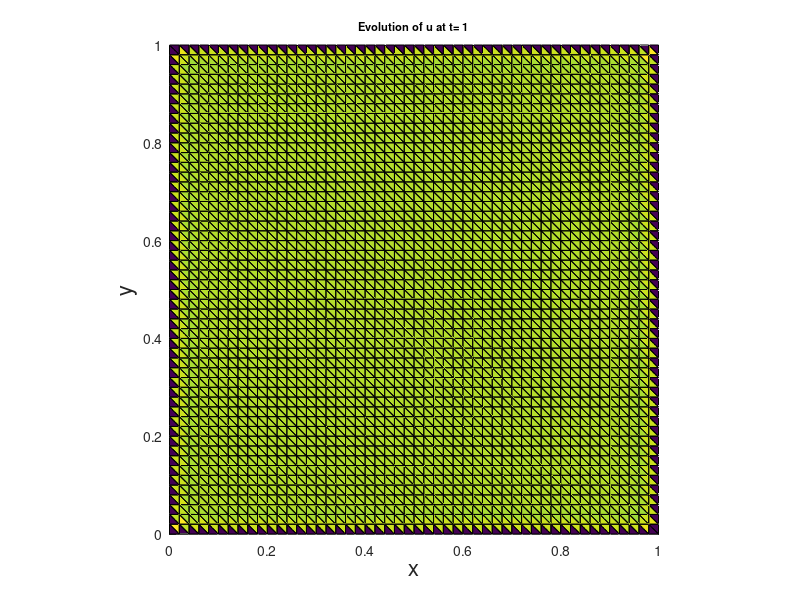

This chart was generated by the following MATLAB code:
%% This script solves schnakenberg reaction kinetics on a fixed square.
% Wakil Sarfaraz   30/11/15
clear all;
tic
xmax = 1;
tm = 1;
dt = 0.01;
M = tm/dt;

du = 0.1;
dv = 4;
d = 0;
a = 0.4;
b = 0.4;
gam = 300;

N = 50; 
X = linspace(0,xmax,N+1);
T = linspace(0, tm,M+1); 
[x, y] = meshgrid(X,X); 
                       
x =x(:);  
y =y(:);  
NNODES = (N+1)^2;



U = zeros(NNODES,1);
V = zeros(NNODES,1);



  
NTRI = 2*N^2;  
LNODES = zeros(NTRI,3); 
for i = 1:N
    for j = 1: N
        LNODES(i+2*(j-1)*N,1) = i+(j-1)*(N+1);
        LNODES(i+2*(j-1)*N,2) = i+j*(N+1); 
        LNODES(i+2*(j-1)*N,3) = (i+1)+(j-1)*(N+1); 
        
        LNODES(i+N+2*(j-1)*N,1) = i+1+j*(N+1); 
        LNODES(i+N+2*(j-1)*N,2) = (i+1)+(j-1)*(N+1);
        LNODES(i+N+2*(j-1)*N,3) = i+j*(N+1);
                                   
    end
end

for i = 1 : NNODES
    if (x(i)==0 || x(i)==xmax || y(i)==0 || y(i)==xmax)
        U(i) = 0;
        V(i) = 0;
    else
    U(i) = a + b + 0.001*exp(-100*(abs(x(i)-0.5)^2+(y(i)-1/3)^2));
    %V(i) = a + b + 0.001*abs(sin(-100*((x(i)-0.5)^2+(y(i)-1/3)^2)));
  
    V(i) = b/(a+b)^2; 
    end
end
ui = [min(U) max(U)]
vi = [min(V) max(V)]
% figure(1)
% title ('Schnakenberg Kinetics with Du=40, Dv=2, gamma=500')
% subplot (2,2,1)
% trisurf(LNODES,x,y,U(:,:))
% xlabel('x')
% ylabel('y')
% view(2)
% %title('Initial pattern of u')
% legend('Initial u')
% shading interp
% axis equal tight
% subplot(2,2,2)
% trisurf(LNODES,x,y,V(:,:))
% xlabel('x')
% ylabel('y')
% view(2)
% %title('Initial pattern of v')
% legend('Initial v')
% shading interp
% axis equal tight



SPSM = sparse(NNODES, NNODES);
SPMM = sparse(NNODES, NNODES);
SPC = sparse(NNODES,NNODES);
SPD =sparse (NNODES,NNODES);

UG = zeros(NNODES,1);
VG = zeros(NNODES,1);

RHSU = zeros(NNODES,1);         
RHSV = zeros(NNODES,1);

for n = 1: NTRI
    r1 = [x(LNODES(n,1)) y(LNODES(n,1))];
    r2 = [x(LNODES(n,2)) y(LNODES(n,2))];
    r3 = [x(LNODES(n,3)) y(LNODES(n,3))];
    J = [r2(1)-r1(1) r2(2)-r1(2); r3(1)-r1(1) r3(2)-r1(2)]; 
    
    StiffL = (1/(2*det(J)))* [(r2-r3)*(r2-r3)' (r2-r3)*(r3-r1)' (r2-r3)*(r1-r2)';...
           (r2-r3)*(r3-r1)' (r3-r1)*(r3-r1)' (r3-r1)*(r1-r2)';...
           (r2-r3)*(r1-r2)' (r3-r1)*(r1-r2)' (r1-r2)*(r1-r2)'];
       
       ksi = [0 1/2]';
       eta = [0 1/2]';
       
       xx = [(1-ksi(1)-eta(1))*r1(1)+ksi(1)*r2(1)+eta(1)*r3(1) (1-ksi(2)-eta(2))*r1(1)+ksi(2)*r2(1)+eta(2)*r3(1)]';
       yy = [(1-ksi(1)-eta(1))*r1(2)+ksi(1)*r2(2)+eta(1)*r3(2) (1-ksi(2)-eta(2))*r1(2)+ksi(2)*r2(2)+eta(2)*r3(2)]';
       
 MassL = det(J)*[1/12 1/24 1/24; 1/24 1/12 1/24; 1/24 1/24 1/12]; 
 

 CL = det(J)/360*[12*U(LNODES(n,1))*V(LNODES(n,1))+3*(U(LNODES(n,1))*V(LNODES(n,2))+U(LNODES(n,2))*V(LNODES(n,1))+...
     U(LNODES(n,1))*V(LNODES(n,3))+U(LNODES(n,3))*V(LNODES(n,1)))+2*(U(LNODES(n,2))*V(LNODES(n,2))+U(LNODES(n,3))*V(LNODES(n,3)))+...
     U(LNODES(n,2))*V(LNODES(n,3))+U(LNODES(n,3))*V(LNODES(n,2)) 3*(U(LNODES(n,1))*V(LNODES(n,1))+U(LNODES(n,2))*V(LNODES(n,2)))+...
     2*(U(LNODES(n,1))*V(LNODES(n,2))+U(LNODES(n,2))*V(LNODES(n,1)))+V(LNODES(n,3))*(U(LNODES(n,1))+U(LNODES(n,2))+U(LNODES(n,3)))+...
     U(LNODES(n,3))*(V(LNODES(n,1))+V(LNODES(n,2))) 3*(U(LNODES(n,1))*V(LNODES(n,1))+U(LNODES(n,3))*V(LNODES(n,3)))+2*...
     (U(LNODES(n,1))*V(LNODES(n,3))+U(LNODES(n,3))*V(LNODES(n,1)))+V(LNODES(n,2))*(U(LNODES(n,1))+U(LNODES(n,2))+U(LNODES(n,3)))+...
     U(LNODES(n,2))*(V(LNODES(n,1))+V(LNODES(n,3))); 3*(U(LNODES(n,1))*V(LNODES(n,1))+U(LNODES(n,2))*V(LNODES(n,2)))+...
     2*(U(LNODES(n,1))*V(LNODES(n,2))+U(LNODES(n,2))*V(LNODES(n,1)))+V(LNODES(n,3))*(U(LNODES(n,1))+U(LNODES(n,2))+U(LNODES(n,3)))+...
     U(LNODES(n,3))*(V(LNODES(n,1))+V(LNODES(n,2))) 12*U(LNODES(n,2))*V(LNODES(n,2))+3*(U(LNODES(n,1))*V(LNODES(n,2))+U(LNODES(n,2))*V(LNODES(n,1))+...
     U(LNODES(n,2))*V(LNODES(n,3))+U(LNODES(n,3))*V(LNODES(n,2)))+2*(U(LNODES(n,1))*V(LNODES(n,1))+U(LNODES(n,3))*V(LNODES(n,3)))+...
     U(LNODES(n,1))*V(LNODES(n,3))+U(LNODES(n,3))*V(LNODES(n,1)) 3*(U(LNODES(n,2))*V(LNODES(n,2))+U(LNODES(n,3))*V(LNODES(n,3)))+...
     2*(U(LNODES(n,2))*V(LNODES(n,3))+U(LNODES(n,3))*V(LNODES(n,2)))+V(LNODES(n,1))*(U(LNODES(n,1))+U(LNODES(n,2))+U(LNODES(n,3)))+...
     U(LNODES(n,1))*(V(LNODES(n,2))+V(LNODES(n,3))); 3*(U(LNODES(n,1))*V(LNODES(n,1))+U(LNODES(n,3))*V(LNODES(n,3)))+2*...
     (U(LNODES(n,1))*V(LNODES(n,3))+U(LNODES(n,3))*V(LNODES(n,1)))+V(LNODES(n,2))*(U(LNODES(n,1))+U(LNODES(n,2))+U(LNODES(n,3)))+...
     U(LNODES(n,2))*(V(LNODES(n,1))+V(LNODES(n,3))) 3*(U(LNODES(n,2))*V(LNODES(n,2))+U(LNODES(n,3))*V(LNODES(n,3)))+...
     2*(U(LNODES(n,2))*V(LNODES(n,3))+U(LNODES(n,3))*V(LNODES(n,2)))+V(LNODES(n,1))*(U(LNODES(n,1))+U(LNODES(n,2))+U(LNODES(n,3)))+...
     U(LNODES(n,1))*(V(LNODES(n,2))+V(LNODES(n,3))) 12*U(LNODES(n,3))*V(LNODES(n,3))+3*(U(LNODES(n,1))*V(LNODES(n,3))+...
     U(LNODES(n,3))*V(LNODES(n,1))+U(LNODES(n,2))*V(LNODES(n,3))+U(LNODES(n,3))*V(LNODES(n,2)))+2*(U(LNODES(n,1))*V(LNODES(n,1))+...
     U(LNODES(n,2))*V(LNODES(n,2)))+U(LNODES(n,1))*V(LNODES(n,2))+U(LNODES(n,2))*V(LNODES(n,1))];
 

DL = det(J)/360*[12*U(LNODES(n,1))^2+6*(U(LNODES(n,1))*U(LNODES(n,2))+U(LNODES(n,1))*U(LNODES(n,3)))+2*(U(LNODES(n,2))^2+...
    U(LNODES(n,3))^2+U(LNODES(n,2))*U(LNODES(n,3))) 4*U(LNODES(n,1))*U(LNODES(n,2))+3*(U(LNODES(n,1))^2+U(LNODES(n,2))^2)+...
    2*(U(LNODES(n,1))*U(LNODES(n,3))+U(LNODES(n,2))*U(LNODES(n,3)))+U(LNODES(n,3))^2 4*U(LNODES(n,1))*U(LNODES(n,3))+...
    3*(U(LNODES(n,1))^2+U(LNODES(n,3))^2)+2*(U(LNODES(n,1))*U(LNODES(n,2))+U(LNODES(n,2))*U(LNODES(n,3)))+...
    U(LNODES(n,2))^2; 4*U(LNODES(n,1))*U(LNODES(n,2))+3*(U(LNODES(n,1))^2+U(LNODES(n,2))^2)+...
    2*(U(LNODES(n,1))*U(LNODES(n,3))+U(LNODES(n,2))*U(LNODES(n,3)))+U(LNODES(n,3))^2 12*U(LNODES(n,2))^2+...
    6*(U(LNODES(n,1))*U(LNODES(n,2))+U(LNODES(n,2))*U(LNODES(n,3)))+2*(U(LNODES(n,1))^2+U(LNODES(n,3))^2+...
    U(LNODES(n,1))*U(LNODES(n,3))) 4*U(LNODES(n,2))*U(LNODES(n,3))+3*(U(LNODES(n,2))^2+U(LNODES(n,3))^2)+...
    2*(U(LNODES(n,1))*U(LNODES(n,2))+U(LNODES(n,1))*U(LNODES(n,3)))+U(LNODES(n,1))^2; 4*U(LNODES(n,1))*U(LNODES(n,3))+...
    3*(U(LNODES(n,1))^2+U(LNODES(n,3))^2)+2*(U(LNODES(n,1))*U(LNODES(n,2))+U(LNODES(n,2))*U(LNODES(n,3)))+...
    U(LNODES(n,2))^2 4*U(LNODES(n,2))*U(LNODES(n,3))+3*(U(LNODES(n,2))^2+U(LNODES(n,3))^2)+...
    2*(U(LNODES(n,1))*U(LNODES(n,2))+U(LNODES(n,1))*U(LNODES(n,3)))+U(LNODES(n,1))^2 12*U(LNODES(n,3))^2+...
    6*(U(LNODES(n,1))*U(LNODES(n,3))+U(LNODES(n,2))*U(LNODES(n,3)))+2*(U(LNODES(n,1))^2+U(LNODES(n,2))^2+...
    U(LNODES(n,1))*U(LNODES(n,2)))];
    
 
 UL = det(J)*[1/6;1/6;1/6];
 VL = det(J)*[1/6;1/6;1/6];
   
   
   
   
       for i = 1 : 3 
           for j = 1:3  
               SPSM(LNODES(n,i),LNODES(n,j)) =SPSM(LNODES(n,i),LNODES(n,j))+ StiffL(i,j);
               SPMM(LNODES(n,i),LNODES(n,j)) =SPMM(LNODES(n,i),LNODES(n,j))+ MassL(i,j);
               SPC(LNODES(n,i),LNODES(n,j)) =  SPC(LNODES(n,i),LNODES(n,j))+ CL(i,j);
               SPD(LNODES(n,i),LNODES(n,j)) =  SPD(LNODES(n,i),LNODES(n,j))+ DL(i,j);
           end
       end
       
       
       for i = 1 : 3
           UG(LNODES(n,i)) = UG(LNODES(n,i))+UL(i);
           VG(LNODES(n,i)) = VG(LNODES(n,i))+VL(i);
       end
           
       
    
       
end


 TMatrixU =  SPMM+0*dt*SPSM+gam*dt*SPMM-gam*dt*SPC;
 TMatrixV =  SPMM+dt*d*SPSM+gam*dt*SPD;

for i = 1: NNODES
    if (x(i)==0  || x(i)==xmax || y(i)==0 || y(i)==xmax )
        RHSU(i) = 0;
        RHSV(i) = 0;
        TMatrixU(i,:) = 0;
        TMatrixV(i,:) = 0;
        SPMM(i,:) = 0;
        SPC(i,:) = 0;
        SPD(i,:) = 0;
        TMatrixU(i,i) = 1;
        TMatrixV(i,i) = 1;

    end

end



for j = 1:M+1

 

    

    RHSU = SPMM*U+a*gam*dt*UG;
    RHSV = SPMM*V+b*gam*dt*VG;
    U = TMatrixU\RHSU;
    V = TMatrixV\RHSV;
    
   % figure(1)
    
%subplot(1,2,1)
trisurf(LNODES,x,y,U(:,:))
%colorbar
%shading interp
xlabel('x','fontsize',16) 
xlim([0 xmax])
ylim([0 xmax])
view(2)
ylabel('y','fontsize',16)
zlabel('u & v','fontsize',16)
title(['Evolution of u at t= ',num2str(T(j))],'fontsize',8)
axis equal tight
% subplot(1,2,2)
% trisurf(LNODES,x,y,V(:,:))
% colorbar
% shading interp
% xlabel('x','fontsize',16) 
% xlim([0 xmax])
% ylim([0 xmax])
% view(2)
% ylabel('y','fontsize',16)
% zlabel('u & v','fontsize',16)
% title(['Evolution of v at t= ',num2str(T(j))],'fontsize',8)
% axis equal tight
%MV(j)=getframe(gcf);
pause(1e-10) 



end


%figure(2)
% subplot(2,2,3)
%  %trisurf(LNODES,x,y,1/max(U)*U(:,:),1/max(V)*V(:,:))
%  trisurf(LNODES,x,y,U(:,:))
% %  %trisurf(LNODES,x,y,1/max(V)*V(:,:))
%  xlim([0 xmax])
%  ylim([0 xmax])
%  xlabel('x')
%  ylabel('y')
%  %zlabel('u and v')
%  view(2)
%  %title ('Pattern formed by u')
%  legend('Evolved pattern of u')
%  shading interp
%  axis equal tight
%  hold on
%  subplot(2,2,4)
%  %trisurf(LNODES,x,y,1/max(U)*U(:,:),1/max(V)*V(:,:))
%  %trisurf(LNODES,x,y,1/max(U)*U(:,:))
%  trisurf(LNODES,x,y,V(:,:))
%  colorbar 
%  xlim([0 xmax])
%  ylim([0 xmax])
%  xlabel('x')
%  ylabel('y')
%  view(2)
 %title ('Pattern formed by v')
%  legend('Evolved pattern of v')
%  shading interp
%  axis equal tight
%movie2avi(MV,'SpotsToSptripes.avi');
uf = [min(U) max(U)]
vf = [min(V) max(V)]

hold off
 